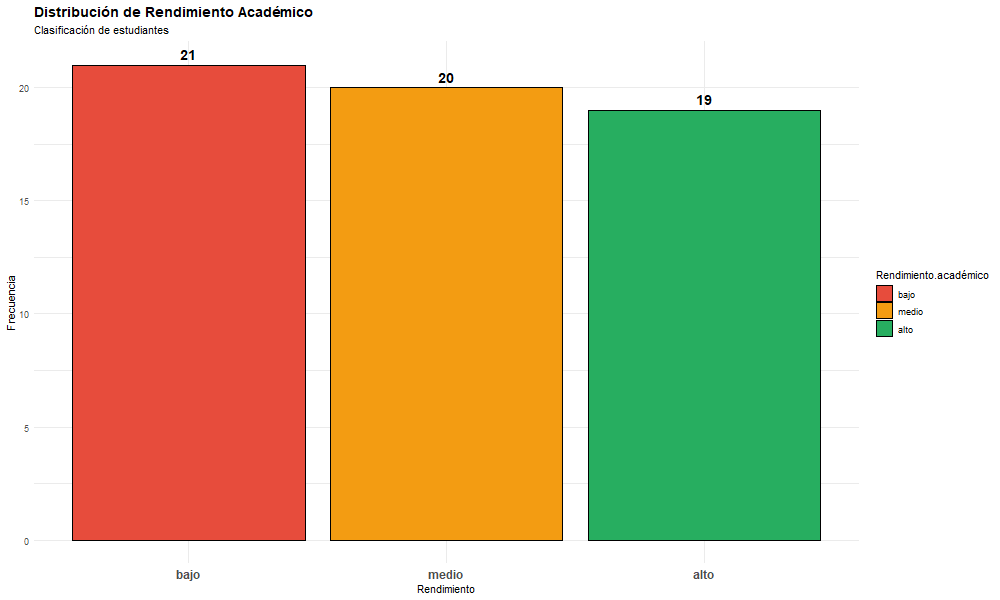

Reproduce this figure in R.
png("06_ggplot_Rendimiento.png", width = 1000, height = 600)
datos$Rendimiento.académico <- factor(datos$Rendimiento.académico, 
                                       levels = c('bajo', 'medio', 'alto'))
datos %>%
  group_by(Rendimiento.académico) %>%
  summarise(Frecuencia = n()) %>%
  ggplot(aes(x = Rendimiento.académico, y = Frecuencia, fill = Rendimiento.académico)) +
  geom_bar(stat = 'identity', color = 'black') +
  geom_text(aes(label = Frecuencia), vjust = -0.5, size = 5, fontface = 'bold') +
  labs(title = 'Distribución de Rendimiento Académico',
       x = 'Rendimiento',
       y = 'Frecuencia',
       subtitle = 'Clasificación de estudiantes') +
  theme_minimal() +
  theme(axis.text.x = element_text(size = 12, face = 'bold'),
        plot.title = element_text(face = 'bold', size = 14),
        legend.position = 'right') +
  scale_fill_manual(values = c('bajo' = '#E74C3C', 'medio' = '#F39C12', 'alto' = '#27AE60'))
dev.off()